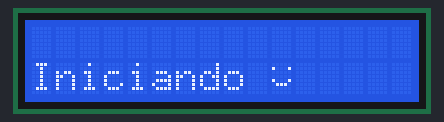
A sketch run on a simulated Arduino Uno, built with avr-gcc and run on an emulated ATmega328P. On the bench: 16×2 character LCD.

Above: at 0.1 s.
At 3.1 s:
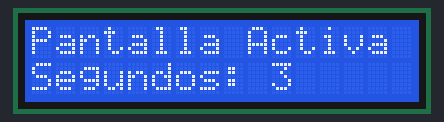
At 11.2 s:
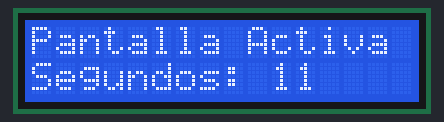
At 20.2 s:
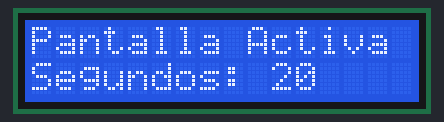
At 29.2 s:
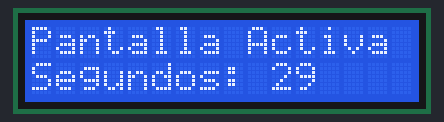
At 38.3 s:
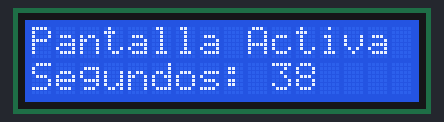

Measured:
- what the display in image 1 shows lasts 1.0 s, from 3.1 s to 4.1 s

The sketch:

Demo_lcd.ino
```cpp
#include <LiquidCrystal.h> // Se incluye la librería [cite: 363]

// Definición de los pines (mantengo los que usaste en tu código original)
#define pin_RS 3
#define pin_EN 2
#define pin_D4 4
#define pin_D5 5
#define pin_D6 6
#define pin_D7 7

// Se crea el objeto pantalla [cite: 366]
LiquidCrystal pantalla(pin_RS, pin_EN, pin_D4, pin_D5, pin_D6, pin_D7);

// --- Anexo: Crear un carácter personalizado ---
// Se puede crear una matriz de 8x5 para una cara sonriente [cite: 386, 387]
byte emoti = 1; // Cuidado con usar el 0 directamente [cite: 388]
byte mat_emoti[8] = { // [cite: 389]
  B00000, // [cite: 390]
  B10001, // [cite: 391]
  B00000, // [cite: 392]
  B00000, // [cite: 393]
  B10001, // [cite: 394]
  B01110, // [cite: 395]
  B00000, // [cite: 396]
  B00000  // Completando los 8 elementos
};

void setup() {
  // Pantalla de 16 columnas y 2 filas [cite: 369]
  pantalla.begin(16, 2);

  // Creamos el carácter en la memoria de la pantalla [cite: 407]
  pantalla.createChar(emoti, mat_emoti);

  // Imprimimos un saludo [cite: 370]
  pantalla.print("Hola Mundo");

  // Posiciona el cursor en la columna 0, fila 1 [cite: 332]
  // Ojo, la numeración es de 0 a 15 en columnas y de 0 a 1 en filas. [cite: 334]
  pantalla.setCursor(0, 1);
  pantalla.print("Iniciando ");
  pantalla.write(emoti); // Imprimimos el carácter personalizado [cite: 407]

  delay(3000); // Esperamos 3 segundos para que se lea el mensaje
  pantalla.clear(); // Limpiamos la pantalla antes de ir al loop principal
}

void loop() {
  // Por defecto empieza en posición 0,0 [cite: 335]
  pantalla.setCursor(0, 0);
  pantalla.print("Pantalla Activa");

  // Escribimos en la segunda fila
  pantalla.setCursor(0, 1);
  pantalla.print("Segundos: ");
  // print() admite formatos como int o long [cite: 243]
  pantalla.print(millis() / 1000);

  delay(1000);
}
```
